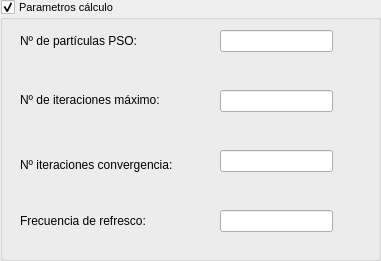
      <widget class="QGroupBox" name="gb_parametroOp">
       <property name="geometry">
        <rect>
         <x>450</x>
         <y>110</y>
         <width>381</width>
         <height>261</height>
        </rect>
       </property>
       <property name="font">
        <font>
         <pointsize>8</pointsize>
        </font>
       </property>
       <property name="title">
        <string>Parametros cálculo</string>
       </property>
       <property name="checkable">
        <bool>true</bool>
       </property>
       <widget class="QLabel" name="label_12">
        <property name="geometry">
         <rect>
          <x>20</x>
          <y>33</y>
          <width>151</width>
          <height>16</height>
         </rect>
        </property>
        <property name="font">
         <font>
          <pointsize>9</pointsize>
         </font>
        </property>
        <property name="text">
         <string>Nº de partículas PSO:</string>
        </property>
       </widget>
       <widget class="QLabel" name="label_13">
        <property name="geometry">
         <rect>
          <x>20</x>
          <y>92</y>
          <width>181</width>
          <height>16</height>
         </rect>
        </property>
        <property name="font">
         <font>
          <pointsize>9</pointsize>
         </font>
        </property>
        <property name="text">
         <string>Nº de iteraciones máximo:</string>
        </property>
       </widget>
       <widget class="QLineEdit" name="ln_particulasPSO">
        <property name="enabled">
         <bool>true</bool>
        </property>
        <property name="geometry">
         <rect>
          <x>220</x>
          <y>30</y>
          <width>113</width>
          <height>22</height>
         </rect>
        </property>
        <property name="font">
         <font>
          <pointsize>8</pointsize>
         </font>
        </property>
       </widget>
       <widget class="QLineEdit" name="ln_itereacionesMax">
        <property name="enabled">
         <bool>true</bool>
        </property>
        <property name="geometry">
         <rect>
          <x>220</x>
          <y>90</y>
          <width>113</width>
          <height>22</height>
         </rect>
        </property>
       </widget>
       <widget class="QLabel" name="label_15">
        <property name="geometry">
         <rect>
          <x>20</x>
          <y>213</y>
          <width>161</width>
          <height>16</height>
         </rect>
        </property>
        <property name="font">
         <font>
          <pointsize>9</pointsize>
         </font>
        </property>
        <property name="text">
         <string>Frecuencia de refresco:</string>
        </property>
       </widget>
       <widget class="QLineEdit" name="ln_iteracionesConvergencia">
        <property name="enabled">
         <bool>true</bool>
        </property>
        <property name="geometry">
         <rect>
          <x>220</x>
          <y>150</y>
          <width>113</width>
          <height>22</height>
         </rect>
        </property>
       </widget>
       <widget class="QLabel" name="label_14">
        <property name="geometry">
         <rect>
          <x>20</x>
          <y>154</y>
          <width>191</width>
          <height>21</height>
         </rect>
        </property>
        <property name="font">
         <font>
          <pointsize>9</pointsize>
         </font>
        </property>
        <property name="text">
         <string>Nº iteraciones convergencia:</string>
        </property>
       </widget>
       <widget class="QLineEdit" name="ln_frecuenciaRefresco">
        <property name="enabled">
         <bool>true</bool>
        </property>
        <property name="geometry">
         <rect>
          <x>220</x>
          <y>210</y>
          <width>113</width>
          <height>22</height>
         </rect>
        </property>
       </widget>
      </widget>
